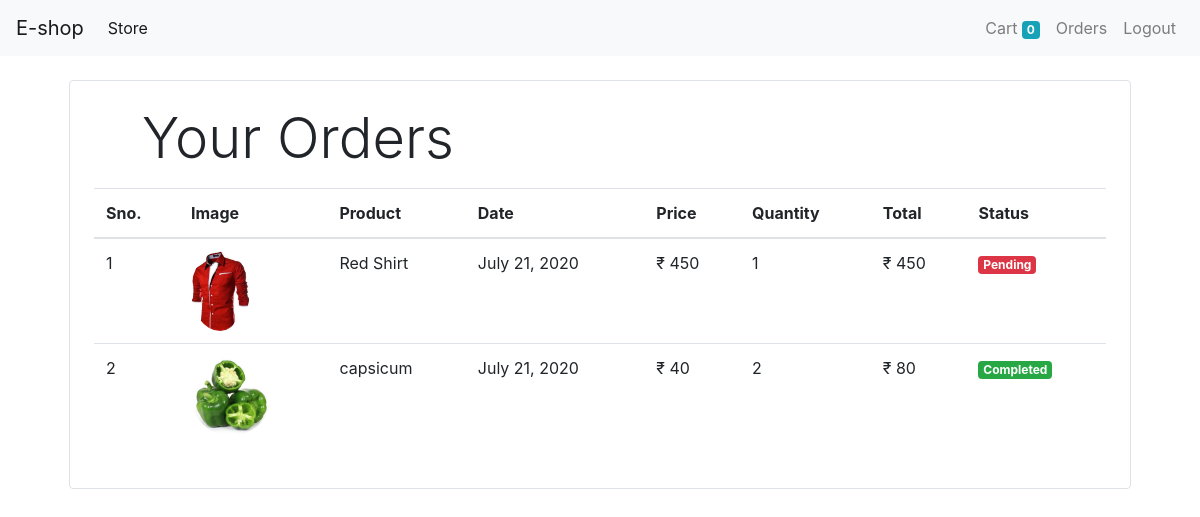
The page /orders (signed in) on the database as committed earlier.
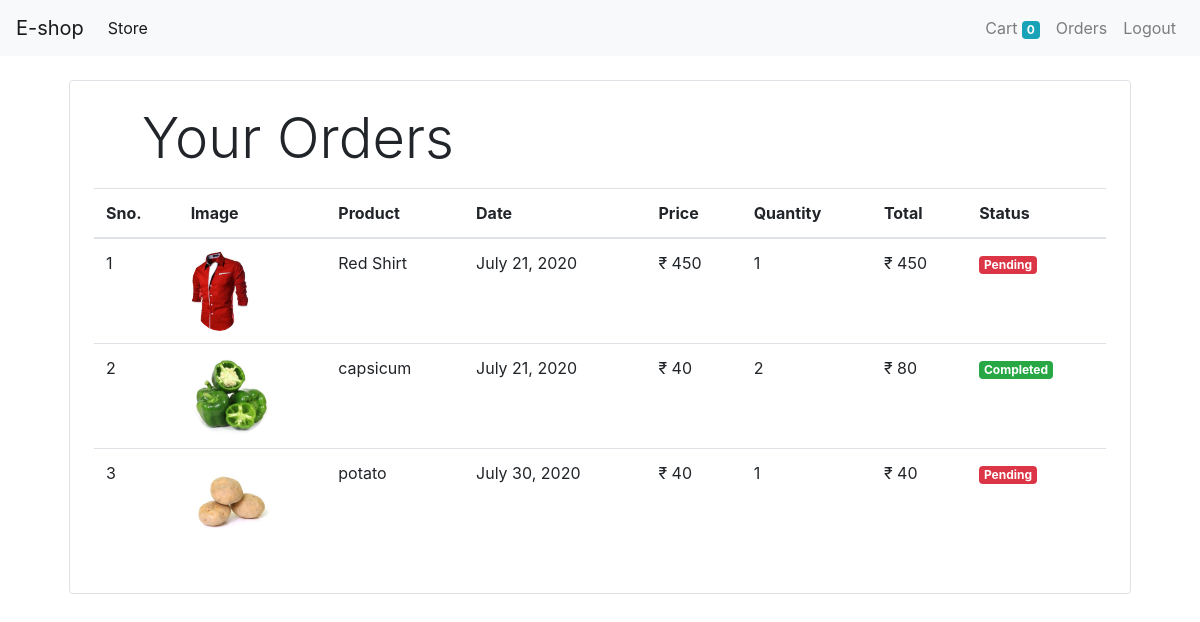
The same page on the database as committed later.
### store/models/orders.py (models this page shows, shortened)
class Order(models.Model):
    product=models.ForeignKey(Product,on_delete=models.CASCADE)
    customer=models.ForeignKey(Customer,on_delete=models.CASCADE)
    quantity=models.IntegerField(default=1)
    price=models.IntegerField()
    address=models.CharField(max_length=50,default='',blank=True)
    phone=models.CharField(max_length=50,default='',blank=True)
    date=models.DateField(default=datetime.datetime.today)
    status=models.BooleanField(default=False)
    @staticmethod
    def get_orders_by_customer(customer_id):
        return Order.objects.filter(customer=customer_id).order_by('-date')

### store/models/product.py (models this page shows, shortened)
class Product(models.Model):
    name=models.CharField(max_length=50)
    price=models.IntegerField(default=0)
    category=models.ForeignKey(Category,on_delete=models.CASCADE,default=1)
    description=models.CharField(max_length=200,default='')
    image=models.ImageField(upload_to='uploads/products/')

### store/middlewares/auth.py (the view)
    def middleware(request):
        print(request.session.get('customer'))
        returnUrl=request.META['PATH_INFO']
        print(request.META['PATH_INFO'])
        if not request.session.get('customer'):
            return redirect(f'login?return_url={returnUrl}')
        response = get_response(request)
        return response

### store/templatetags/cart.py (called while the page is built)
@register.filter(name='multiply')
def multiply(number,number1):
   return number*number1

### store/views/orders.py (called while the page is built)
      def get(self,request):
        customer=request.session.get('customer')
        orders=Order.get_orders_by_customer(customer)
        orders=orders.reverse()
        return render(request,'orders.html',{'orders':orders})

### store/templates/orders.html
{% extends 'base.html' %}
{% block content %}
{% load cart %}
<div class="container">
<div class="border rounded p-4 m-4">
    <p class="display-4 pl-4 ml-4">Your Orders</p>
    <table class="table">
        <thead>
            <tr>
                <th>Sno.</th>
                <th>Image</th>
                <th>Product</th>
                <th>Date</th>
                <th>Price</th>
                <th>Quantity</th>
                <th>Total</th>
                <th>Status</th>
            </tr>
        </thead>
        <tbody>
            {% for order in orders %}
            <tr>
                <td>{{forloop.counter}}</td>
                <td><img src="{{order.product.image.url}}" class=" rounded-circle" height="80px"alt=""></td>
                <td>{{order.product.name}}</td>
                <td>{{order.date}}</td>
                <td>&#8377; {{order.price}}</td>
                <td>{{order.quantity}}</td>
                <td>&#8377; {{order.quantity|multiply:order.price}}</td>
                {% if order.status %}
                <td><small class="badge badge-success">Completed</small></td>
                {% else %}
                <td><small class="badge badge-danger">Pending</small></td>
                {% endif %}
            </tr>
            {% endfor %}
        </tbody>
    </table>
</div>
</div>
{% endblock %}

Rows that differ between the two databases and show on the page:
added Order: product.image (picture), product.name "potato", date "July 30, 2020", price "40", quantity "1", quantity|multiply "40", status "Pending"
